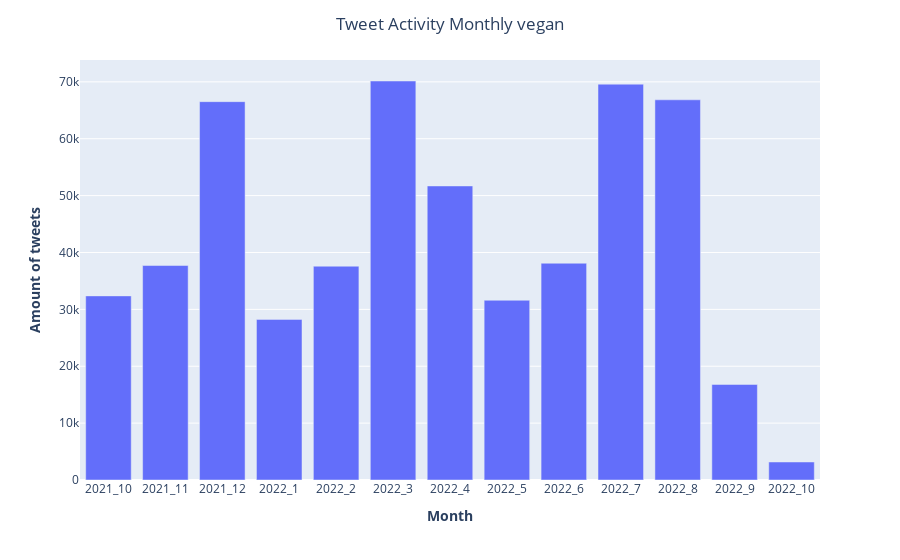

The notebook cell saved with this chart:
### Code cell
tweet_activity_monthly("vegan", df)

### Figure 1 — Plotly figure (JSON) as saved in the notebook; plotly's stock layout.template omitted (floating-point values rounded to 4 significant figures)
{"data": [{"alignmentgroup": "True", "hovertemplate": "date=%{x}<br>freq=%{y}<extra></extra>", "legendgroup": "", "marker": {"color": "#636efa", "pattern": {"shape": ""}}, "name": "", "offsetgroup": "", "orientation": "v", "showlegend": false, "textposition": "auto", "type": "bar", "x": ["2021_10", "2021_11", "2021_12", "2022_1", "2022_2", "2022_3", "2022_4", "2022_5", "2022_6", "2022_7", "2022_8", "2022_9", "2022_10"], "xaxis": "x", "y": [32371, 37709, 66520, 28239, 37591, 70150, 51700, 31604, 38112, 69595, 66844, 16800, 3166], "yaxis": "y"}], "layout": {"barmode": "relative", "legend": {"tracegroupgap": 0}, "margin": {"t": 60}, "title": {"text": "Tweet Activity Monthly vegan", "x": 0.5}, "xaxis": {"anchor": "y", "domain": [0, 1], "title": {"text": "<b>Month</b>"}}, "yaxis": {"anchor": "x", "domain": [0, 1], "title": {"text": "<b>Amount of tweets</b>"}}}}
